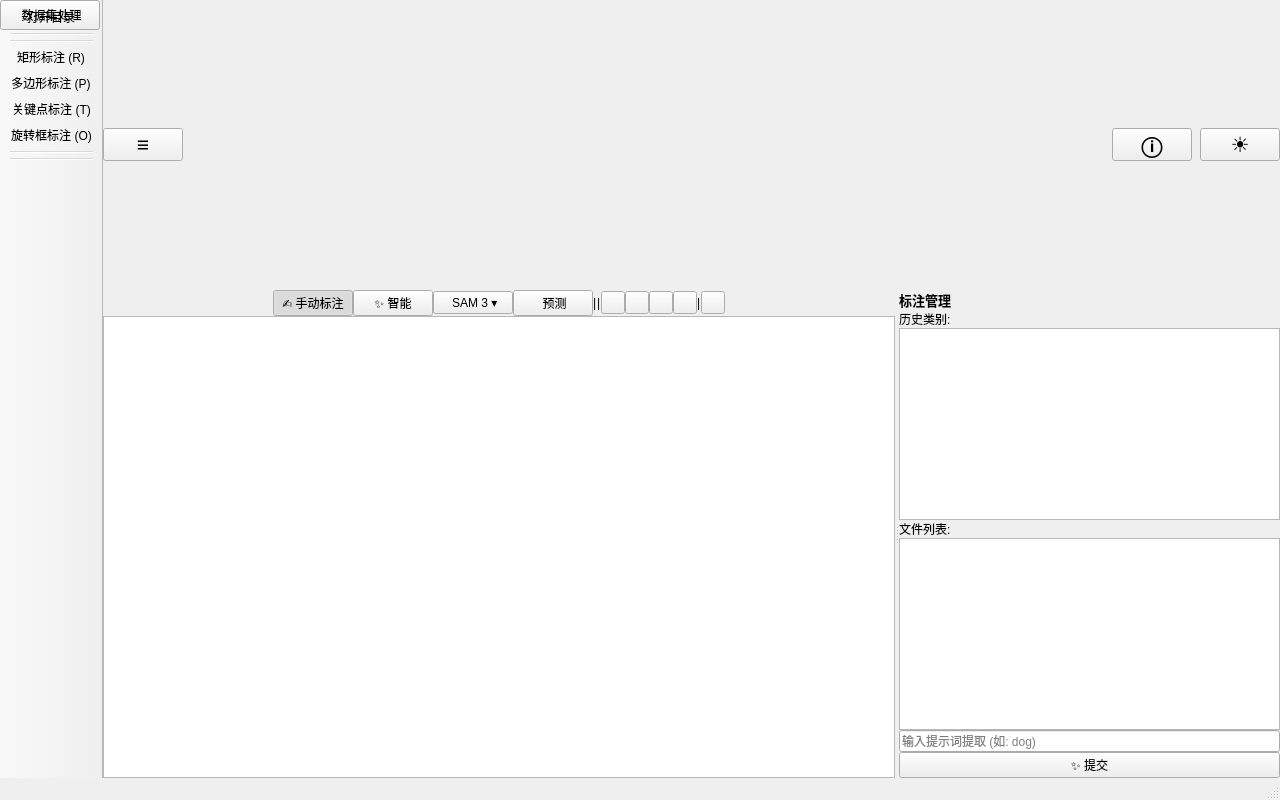
<?xml version="1.0" encoding="UTF-8"?>
<ui version="4.0">
 <class>MainWindow</class>
 <widget class="QMainWindow" name="MainWindow">
  <property name="geometry">
   <rect>
    <x>0</x>
    <y>0</y>
    <width>1280</width>
    <height>800</height>
   </rect>
  </property>
  <property name="windowTitle">
   <string>LabelPaw - 基于SAM3的智能标注系统</string>
  </property>
  <widget class="QWidget" name="centralWidget">
   <layout class="QVBoxLayout" name="mainLayout">
    <property name="spacing">
     <number>0</number>
    </property>
    <property name="leftMargin">
     <number>0</number>
    </property>
    <property name="topMargin">
     <number>0</number>
    </property>
    <property name="rightMargin">
     <number>0</number>
    </property>
    <property name="bottomMargin">
     <number>0</number>
    </property>
    <item>
     <widget class="QWidget" name="topBar">
      <property name="fixedHeight">
       <number>50</number>
      </property>
      <property name="objectName">
       <string>topBar</string>
      </property>
      <layout class="QHBoxLayout" name="topBarLayout">
       <property name="spacing">
        <number>8</number>
       </property>
      <property name="leftMargin">
       <number>0</number>
      </property>
      <property name="topMargin">
       <number>0</number>
      </property>
      <property name="rightMargin">
       <number>0</number>
      </property>
      <property name="bottomMargin">
       <number>0</number>
      </property>
      <item>
       <widget class="QPushButton" name="btnCollapse">
        <property name="font">
         <font>
          <family>Segoe UI</family>
          <pointsize>16</pointsize>
          <bold>true</bold>
         </font>
        </property>
        <property name="text">
         <string>≡</string>
        </property>
        <property name="fixedSize" stdset="0">
         <size>
          <width>36</width>
          <height>36</height>
         </size>
        </property>
       </widget>
      </item>
      <item>
       <spacer name="topBarSpacer">
        <property name="orientation">
         <enum>Qt::Orientation::Horizontal</enum>
        </property>
        <property name="sizeHint" stdset="0">
         <size>
          <width>40</width>
          <height>20</height>
         </size>
        </property>
       </spacer>
      </item>
      <item>
       <widget class="QPushButton" name="btnAuthorInfo">
        <property name="font">
         <font>
          <family>Segoe UI</family>
          <pointsize>16</pointsize>
          <bold>true</bold>
         </font>
        </property>
        <property name="text">
         <string>ⓘ</string>
        </property>
        <property name="fixedSize" stdset="0">
         <size>
          <width>36</width>
          <height>36</height>
         </size>
        </property>
       </widget>
      </item>
      <item>
       <widget class="QPushButton" name="btnThemeToggle">
        <property name="font">
         <font>
          <family>Segoe UI</family>
          <pointsize>16</pointsize>
          <bold>true</bold>
         </font>
        </property>
        <property name="text">
         <string>☀</string>
        </property>
        <property name="fixedSize" stdset="0">
         <size>
          <width>36</width>
          <height>36</height>
         </size>
        </property>
       </widget>
      </item>
     </layout>
    </widget>
   </item>
   <item>
    <widget class="QSplitter" name="contentSplitter">
      <property name="orientation">
       <enum>Qt::Orientation::Horizontal</enum>
      </property>
      <widget class="QWidget" name="canvasArea">
       <layout class="QVBoxLayout" name="canvasLayout">
        <property name="spacing">
         <number>0</number>
        </property>
        <property name="leftMargin">
         <number>0</number>
        </property>
        <property name="topMargin">
         <number>0</number>
        </property>
        <property name="rightMargin">
         <number>0</number>
        </property>
        <property name="bottomMargin">
         <number>0</number>
        </property>
        <item>
         <layout class="QHBoxLayout" name="tb_layout_wrap">
          <property name="spacing">
           <number>0</number>
          </property>
          <property name="leftMargin">
           <number>0</number>
          </property>
          <property name="topMargin">
           <number>0</number>
          </property>
          <property name="rightMargin">
           <number>0</number>
          </property>
          <property name="bottomMargin">
           <number>0</number>
          </property>
          <item>
           <spacer name="tb_left_spacer">
            <property name="orientation">
             <enum>Qt::Orientation::Horizontal</enum>
            </property>
            <property name="sizeHint" stdset="0">
             <size>
              <width>40</width>
              <height>20</height>
             </size>
            </property>
           </spacer>
          </item>
          <item>
           <layout class="QHBoxLayout" name="tb_layout">
            <property name="spacing">
             <number>0</number>
            </property>
            <property name="leftMargin">
             <number>0</number>
            </property>
            <property name="topMargin">
             <number>0</number>
            </property>
            <property name="rightMargin">
             <number>0</number>
            </property>
            <property name="bottomMargin">
             <number>0</number>
            </property>
            <item>
             <widget class="QPushButton" name="btnDrawMode">
              <property name="text">
               <string>✍ 手动标注</string>
              </property>
              <property name="checkable">
               <bool>true</bool>
              </property>
              <property name="checked">
               <bool>true</bool>
              </property>
             </widget>
            </item>
            <item>
             <widget class="QPushButton" name="btnSmartMode">
              <property name="text">
               <string>✨ 智能</string>
              </property>
              <property name="checkable">
               <bool>true</bool>
              </property>
             </widget>
            </item>
            <item>
             <widget class="QPushButton" name="btnModelSelector">
              <property name="visible">
               <bool>false</bool>
              </property>
              <property name="text">
               <string> SAM 3 ▾</string>
              </property>
             </widget>
            </item>
            <item>
             <widget class="QPushButton" name="btnPredict">
              <property name="visible">
               <bool>false</bool>
              </property>
              <property name="text">
               <string> 预测</string>
              </property>
             </widget>
            </item>
            <item>
             <widget class="QLabel" name="sep1">
              <property name="text">
               <string>|</string>
              </property>
             </widget>
            </item>
            <item>
             <widget class="TemplateSelectorWidget" name="templateWidget" native="true">
              <property name="visible">
               <bool>false</bool>
              </property>
             </widget>
            </item>
            <item>
             <widget class="QLabel" name="sepTemplate">
              <property name="visible">
               <bool>false</bool>
              </property>
              <property name="text">
               <string>|</string>
              </property>
             </widget>
            </item>
            <item>
             <widget class="QToolButton" name="btnUndo">
              <property name="fixedSize" stdset="0">
               <size>
                <width>36</width>
                <height>36</height>
               </size>
              </property>
             </widget>
            </item>
            <item>
             <widget class="QToolButton" name="btnRedo">
              <property name="fixedSize" stdset="0">
               <size>
                <width>36</width>
                <height>36</height>
               </size>
              </property>
             </widget>
            </item>
            <item>
             <widget class="QToolButton" name="btnDelete">
              <property name="fixedSize" stdset="0">
               <size>
                <width>36</width>
                <height>36</height>
               </size>
              </property>
             </widget>
            </item>
            <item>
             <widget class="QToolButton" name="btnSave">
              <property name="fixedSize" stdset="0">
               <size>
                <width>36</width>
                <height>36</height>
               </size>
              </property>
             </widget>
            </item>
            <item>
             <widget class="QLabel" name="sep3">
              <property name="text">
               <string>|</string>
              </property>
             </widget>
            </item>
            <item>
             <widget class="QToolButton" name="btnKeyboard">
              <property name="fixedSize" stdset="0">
               <size>
                <width>36</width>
                <height>36</height>
               </size>
              </property>
             </widget>
            </item>
           </layout>
          </item>
          <item>
           <spacer name="tb_right_spacer">
            <property name="orientation">
             <enum>Qt::Orientation::Horizontal</enum>
            </property>
            <property name="sizeHint" stdset="0">
             <size>
              <width>40</width>
              <height>20</height>
             </size>
            </property>
           </spacer>
          </item>
         </layout>
        </item>
        <item>
         <widget class="CanvasView" name="view">
          <property name="verticalScrollBarPolicy">
           <enum>Qt::ScrollBarPolicy::ScrollBarAlwaysOff</enum>
          </property>
          <property name="horizontalScrollBarPolicy">
           <enum>Qt::ScrollBarPolicy::ScrollBarAlwaysOff</enum>
          </property>
          <property name="alignment">
           <set>Qt::AlignmentFlag::AlignCenter</set>
          </property>
          <property name="renderHints">
           <set>QPainter::RenderHint::Antialiasing|QPainter::RenderHint::SmoothPixmapTransform</set>
          </property>
          <property name="dragMode">
           <enum>QGraphicsView::DragMode::NoDrag</enum>
          </property>
          <property name="transformationAnchor">
           <enum>QGraphicsView::ViewportAnchor::AnchorUnderMouse</enum>
          </property>
          <property name="resizeAnchor">
           <enum>QGraphicsView::ViewportAnchor::AnchorUnderMouse</enum>
          </property>
         </widget>
        </item>
       </layout>
      </widget>
      <widget class="QWidget" name="rightPanel">
       <layout class="QVBoxLayout" name="dockLayout">
        <property name="spacing">
         <number>0</number>
        </property>
        <property name="leftMargin">
         <number>0</number>
        </property>
        <property name="topMargin">
         <number>0</number>
        </property>
        <property name="rightMargin">
         <number>0</number>
        </property>
        <property name="bottomMargin">
         <number>0</number>
        </property>
        <item>
         <layout class="QHBoxLayout" name="rightTitleBar">
          <item>
           <widget class="QLabel" name="rightPanelTitle">
            <property name="font">
             <font>
              <family>Microsoft YaHei</family>
              <pointsize>10</pointsize>
              <bold>true</bold>
             </font>
            </property>
            <property name="text">
             <string>标注管理</string>
            </property>
           </widget>
          </item>
          <item>
           <spacer name="rightTitleSpacer">
            <property name="orientation">
             <enum>Qt::Orientation::Horizontal</enum>
            </property>
            <property name="sizeHint" stdset="0">
             <size>
              <width>40</width>
              <height>20</height>
             </size>
            </property>
           </spacer>
          </item>
         </layout>
        </item>
        <item>
         <widget class="QLabel" name="labelClasses">
          <property name="text">
           <string>历史类别:</string>
          </property>
         </widget>
        </item>
        <item>
         <widget class="QListWidget" name="listClasses"/>
        </item>
        <item>
         <widget class="QLabel" name="labelFiles">
          <property name="text">
           <string>文件列表:</string>
          </property>
         </widget>
        </item>
        <item>
         <widget class="QListWidget" name="listFiles">
          <property name="contextMenuPolicy">
           <enum>Qt::ContextMenuPolicy::CustomContextMenu</enum>
          </property>
          <property name="selectionMode">
           <enum>QAbstractItemView::SelectionMode::ExtendedSelection</enum>
          </property>
         </widget>
        </item>
        <item>
         <layout class="QVBoxLayout" name="textLayout">
          <property name="spacing">
           <number>0</number>
          </property>
          <property name="leftMargin">
           <number>0</number>
          </property>
          <property name="topMargin">
           <number>0</number>
          </property>
          <property name="rightMargin">
           <number>0</number>
          </property>
          <property name="bottomMargin">
           <number>0</number>
          </property>
          <item>
           <widget class="QLineEdit" name="samPromptInput">
            <property name="placeholderText">
             <string>输入提示词提取 (如: dog)</string>
            </property>
           </widget>
          </item>
          <item>
           <widget class="QPushButton" name="samPromptBtn">
            <property name="text">
             <string>✨ 提交</string>
            </property>
           </widget>
          </item>
         </layout>
        </item>
       </layout>
      </widget>
     </widget>
    </item>
   </layout>
  </widget>
  <widget class="QStatusBar" name="statusBar"/>
  <widget class="QToolBar" name="toolBar">
   <property name="movable">
    <bool>false</bool>
   </property>
   <property name="orientation">
    <enum>Qt::Orientation::Vertical</enum>
   </property>
   <property name="iconSize">
    <size>
     <width>24</width>
     <height>24</height>
    </size>
   </property>
   <property name="toolButtonStyle">
    <enum>Qt::ToolButtonStyle::ToolButtonTextBesideIcon</enum>
   </property>
   <property name="fixedWidth" stdset="0">
    <number>190</number>
   </property>
   <attribute name="toolBarArea">
    <enum>LeftToolBarArea</enum>
   </attribute>
   <attribute name="toolBarBreak">
    <bool>false</bool>
   </attribute>
   <widget class="QWidget" name="logoWidget">
    <layout class="QHBoxLayout" name="logoLayout">
     <property name="spacing">
      <number>5</number>
     </property>
     <property name="leftMargin">
      <number>8</number>
     </property>
     <property name="topMargin">
      <number>8</number>
     </property>
     <property name="rightMargin">
      <number>4</number>
     </property>
     <property name="bottomMargin">
      <number>8</number>
     </property>
     <item>
      <widget class="QLabel" name="logoIcon">
       <property name="fixedSize">
        <size>
         <width>28</width>
         <height>28</height>
        </size>
       </property>
       <property name="alignment">
        <set>Qt::AlignCenter</set>
       </property>
      </widget>
     </item>
     <item>
      <widget class="QLabel" name="logoLabel">
       <property name="text">
        <string>LabelPaw</string>
       </property>
       <property name="font">
        <font>
         <family>Microsoft YaHei</family>
         <pointsize>11</pointsize>
         <bold>true</bold>
        </font>
       </property>
      </widget>
     </item>
    </layout>
   </widget>
   <addaction name="actionOpen"/>
   <addaction name="separator"/>
   <widget class="FormatSelectorWidget" name="formatWidget"/>
   <addaction name="separator"/>
   <addaction name="actionRect"/>
   <addaction name="actionPoly"/>
   <addaction name="actionPoint"/>
   <addaction name="actionRBox"/>
   <addaction name="separator"/>
   <widget class="QWidget" name="samWidget">
    <layout class="QHBoxLayout" name="samOuterLayout">
     <property name="spacing">
      <number>10</number>
     </property>
     <property name="leftMargin">
      <number>8</number>
     </property>
     <property name="topMargin">
      <number>5</number>
     </property>
     <property name="rightMargin">
      <number>4</number>
     </property>
     <property name="bottomMargin">
      <number>5</number>
     </property>
     <item>
      <widget class="QLabel" name="samIcon">
       <property name="toolTip">
        <string>SAM 智能辅助</string>
       </property>
       <property name="fixedSize">
        <size>
         <width>24</width>
         <height>24</height>
        </size>
       </property>
       <property name="alignment">
        <set>Qt::AlignCenter</set>
       </property>
      </widget>
     </item>
     <item>
      <widget class="SwitchControl" name="samSwitch">
       <property name="toolTip">
        <string>开启/关闭 SAM 智能辅助</string>
       </property>
      </widget>
     </item>
    </layout>
   </widget>
   <addaction name="separator"/>
   <widget class="QPushButton" name="btnDatasetTool">
    <property name="toolTip">
     <string>数据集处理</string>
    </property>
    <property name="text">
     <string> 数据集处理</string>
    </property>
   </widget>
  </widget>
  <action name="actionOpen">
   <property name="text">
    <string>打开目录</string>
   </property>
  </action>
  <action name="actionRect">
   <property name="checkable">
    <bool>true</bool>
   </property>
   <property name="text">
    <string>矩形标注 (R)</string>
   </property>
  </action>
  <action name="actionPoly">
   <property name="checkable">
    <bool>true</bool>
   </property>
   <property name="text">
    <string>多边形标注 (P)</string>
   </property>
  </action>
  <action name="actionPoint">
   <property name="checkable">
    <bool>true</bool>
   </property>
   <property name="text">
    <string>关键点标注 (T)</string>
   </property>
  </action>
  <action name="actionRBox">
   <property name="checkable">
    <bool>true</bool>
   </property>
   <property name="text">
    <string>旋转框标注 (O)</string>
   </property>
  </action>
 </widget>
 <customwidgets>
  <customwidget>
   <class>CanvasView</class>
   <extends>QGraphicsView</extends>
   <header>ui.main_window</header>
  </customwidget>
  <customwidget>
   <class>TemplateSelectorWidget</class>
   <extends>QWidget</extends>
   <header>ui.main_window</header>
  </customwidget>
  <customwidget>
   <class>FormatSelectorWidget</class>
   <extends>QWidget</extends>
   <header>ui.main_window</header>
  </customwidget>
  <customwidget>
   <class>SwitchControl</class>
   <extends>QWidget</extends>
   <header>ui.main_window</header>
  </customwidget>
 </customwidgets>
 <resources/>
 <connections/>
</ui>
